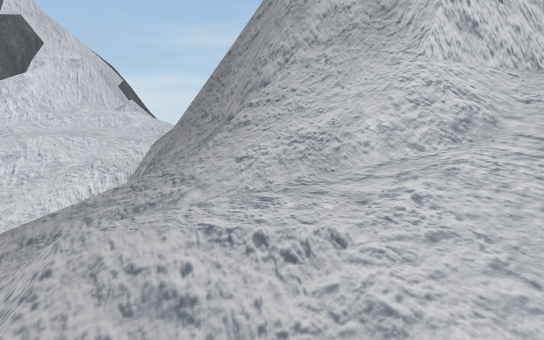
[1] (above)

12 first-person views from a walk through a scene from a Unity 3-D project. The camera is 1.4 m above the floor, tilts 6° down and sees 75° across. The floor is counted in squares, 2 m on a side. Each view is taken from the middle of a square. On the plan, view 1 faces up. The plan holds only what a view shows up to about 11 squares ahead; the rest is blank. The place goes on beyond the plan. The player character is not drawn.

[2]
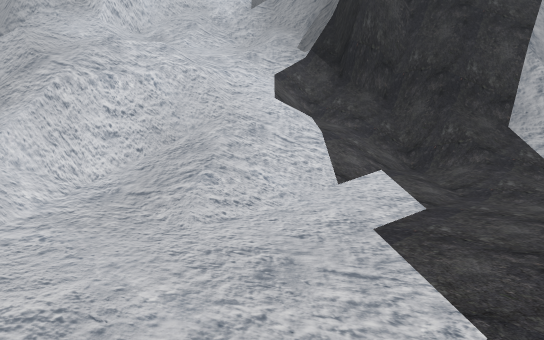

[3]
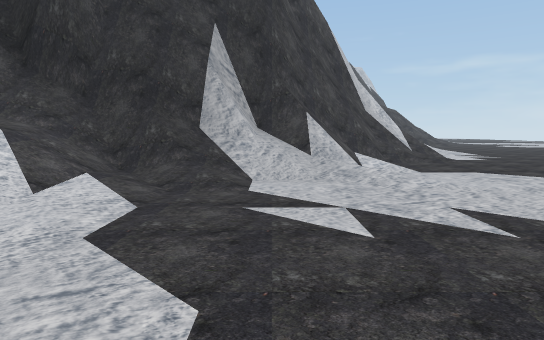

[4]
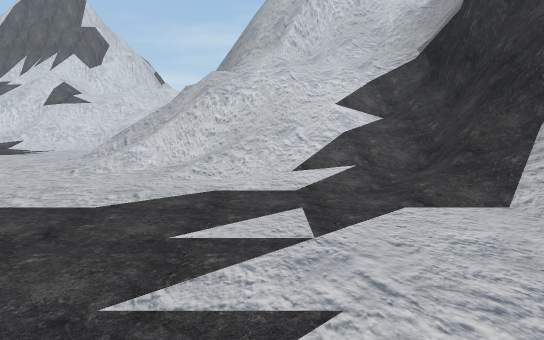

[5]
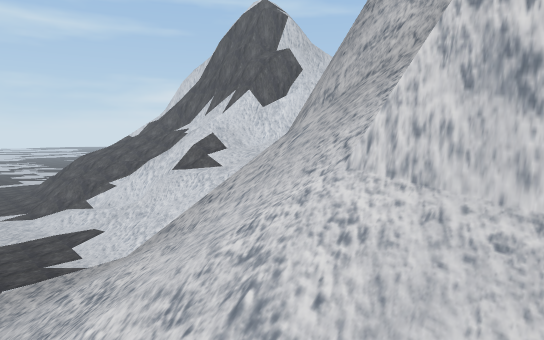

[6]
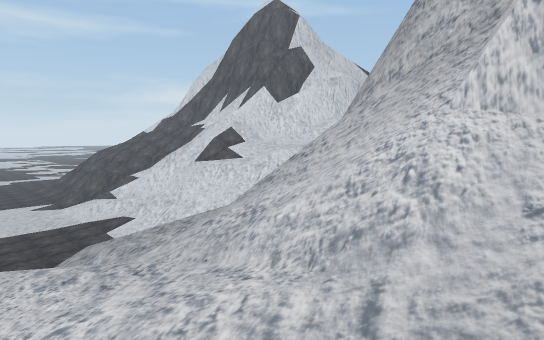

[7]
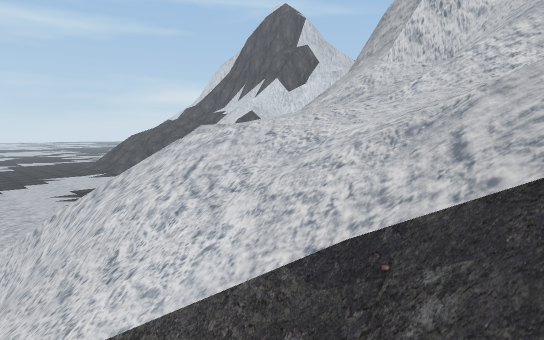

[8]
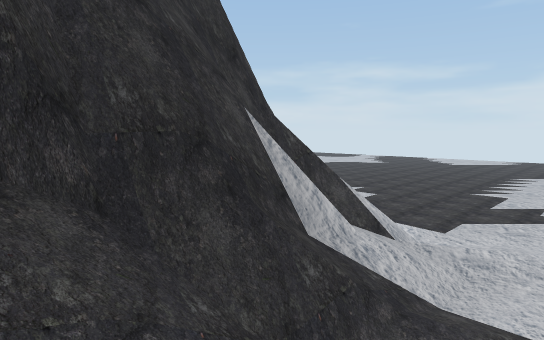

[9]
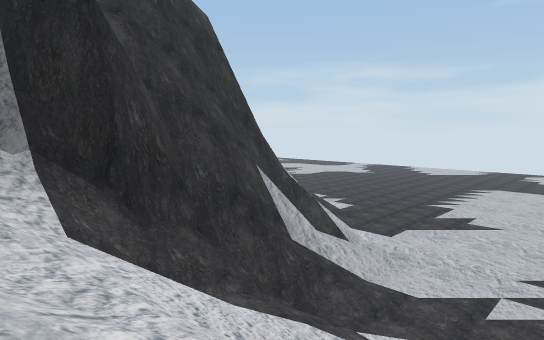

[10]
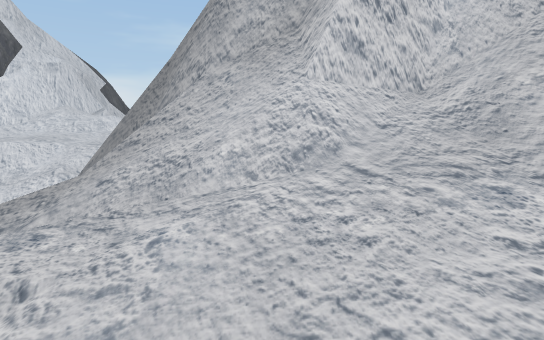

[11]
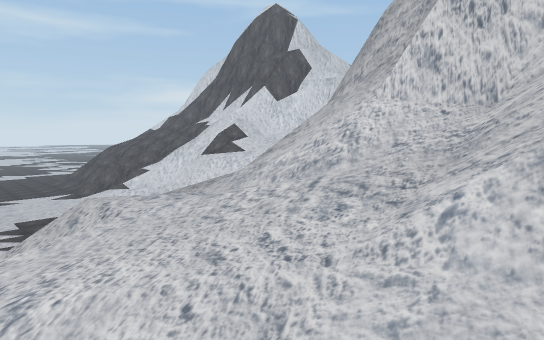

[12]
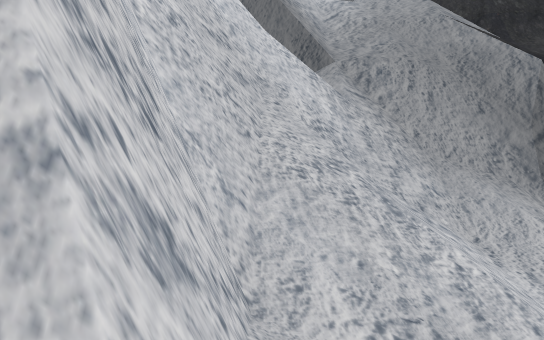

### Floor plan
Key: @ floor where view 1 was taken; # wall or solid block; . main floor; : floor 0.25 m higher than the main floor; + floor 0.5 m higher than the main floor; * floor 3.5 m higher than the main floor; % floor 4.75 m higher than the main floor; & floor 5 m higher than the main floor; $ floor 5.25 m higher than the main floor; / step, stairs or slope; = window, fence, low wall or low ledge.
Columns run from 10 left of view 1 to 9 right of it. Each row starts with its distance up from view 1.
 11   $$$&%
 10   //=/=
  9    ///*
  8   ////
  7  /////
  6  ///     ##
  5 ...      #
  4 ...      #####
  3 ....     ///#####
  2 ......   //////=#
  1  .....  ==/%&///#
  0  ......//=@////##
 -1    ....:/##=//=#
 -2       ..///////#
 -3       ....////##
 -4        .....::=#
 -5         .....+/##
 -6         ......//#
 -7          .....+/##
 -8           ...:.+/##
 -9            ....../##
-10            ......:/
-11            ........
-12            .........
-13             ........
-14               ..

Where each view was taken, in squares from view 1:
view 1: 0 up, 0 right, facing up
view 2: 6 down, 2 left, facing up-right
view 3: 6 down, 2 left, facing right
view 4: 9 down, 1 right, facing up
view 5: 2 up, 2 right, facing up-left
view 6: 1 up, 2 right, facing up-left
view 7: 2 down, 4 right, facing up-left
view 8: 2 down, 2 right, facing down-right
view 9: 0 up, 0 right, facing down-right
view 10: 0 up, 1 right, facing up
view 11: 0 up, 3 right, facing up-left
view 12: 3 up, 1 right, facing right
